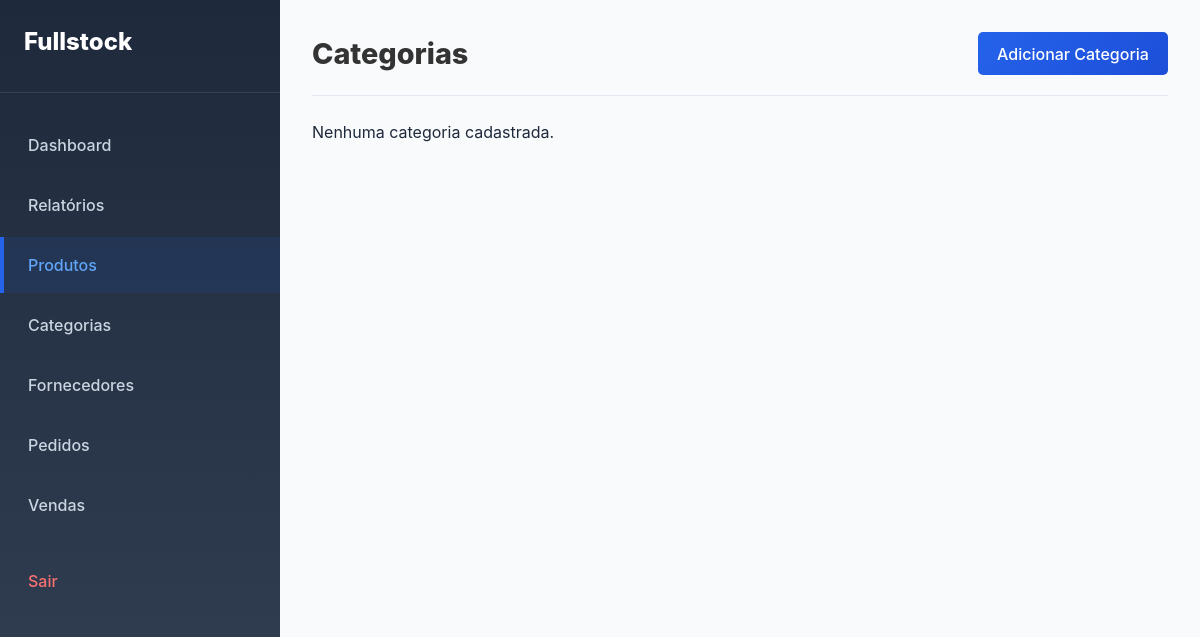
Page /categorys/ (signed in) on the earlier database version.
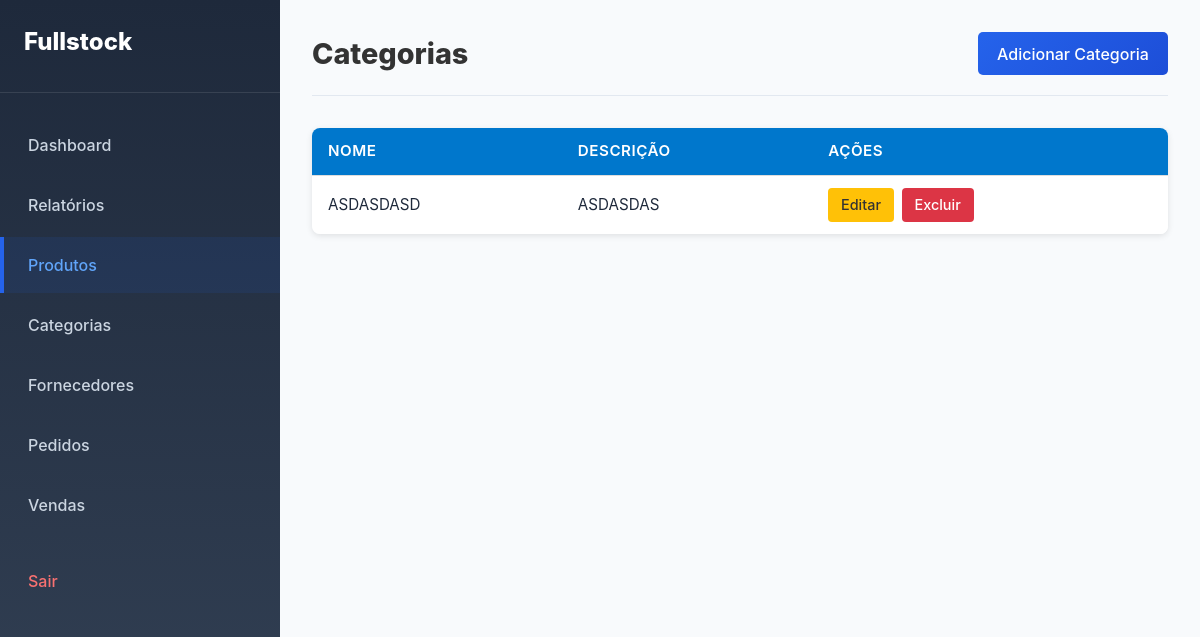
Same page on the later database version.
### stock/models.py (models this page shows, shortened)
class Category(models.Model):
    name = models.CharField(max_length=50)
    description = models.CharField(max_length=50)

### stock/views.py (the view)
# urls.py: path('categorys/', views.CategoryListView.as_view(), name='categorys'),
@method_decorator(login_required, name='dispatch')
class CategoryListView(ListView):
    model = Category
    template_name = 'stock/categorys.html'
    context_object_name = 'category_list'
    paginate_by = 10
    ordering = ['id']
    def get_context_data(self, **kwargs):
        context = super().get_context_data(**kwargs)
        filter_form = ProductFilterForm(self.request.GET or None)
        paginator = context['paginator']
        page_obj = context['page_obj']
        context.update({
            'start_index': page_obj.start_index(),
            'end_index': page_obj.end_index(),
            'total_items': paginator.count,
        })
        return context

### stock/templates/stock/categorys.html (shortened to what this page needs)
{% extends 'base.html' %}
{% block main %}
<header class="page-header">
    <h1>Categorias</h1>
    <a class="btn-primary" href="{% url 'createCategory' %}">Adicionar Categoria</a>
</header>
{% if category_list %}
<div class="table-container">
    <table class="data-table">
        <thead>
        <tr>
            <th>Nome</th>
            <th>Descrição</th>
            <th class="actions-header">Ações</th>
        </tr>
        </thead>
        <tbody>
        {% for category in page_obj %}
        <tr>
            <td>{{ category.name }}</td>
            <td>{{ category.description }}</td>
            <td class="data-table actions">
                <a href="{% url 'updateCategory' category.id %}" class="btn-edit">Editar</a>
                <a href="{% url 'deleteCategory' category.id %}" class="btn-delete">Excluir</a>
            </td>
        </tr>
        {% endfor %}
        </tbody>
    </table>
</div>
{% else %}
<p>Nenhuma categoria cadastrada.</p>
{% endif %}
{% endblock %}

Differences in the rows shown:
added Category: name "ASDASDASD", description "ASDASDAS"
Other differences:
text no longer shown: "Nenhuma categoria cadastrada."
text now shown: "NOME DESCRIÇÃO AÇÕES"
